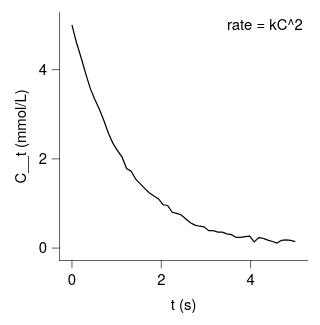

Write the Vega-Lite specification saved for this chart.
### Vega-Lite specification from a JSON file in a GitHub repository (floating-point values rounded to 4 significant figures)
{"background": null, "config": {"arc": {"fill": "#DBDBDB", "fillOpacity": 1.0, "innerRadius": 25.0, "padAngle": 0.03, "stroke": "black", "strokeOpacity": 1, "strokeWidth": 0.25}, "area": {"fill": "#DBDBDB", "fillOpacity": 1.0, "stroke": "black", "strokeOpacity": 1, "strokeWidth": 0.25}, "axis": {"domain": true, "domainCap": "round", "domainColor": "black", "domainWidth": 0.25, "grid": false, "gridCap": "round", "gridColor": "#F1F1F1", "gridDash": [0, 0], "gridOpacity": 1.0, "gridWidth": 0.25, "labelColor": "black", "labelFont": "Helvetica Neue, HelveticaNeue, Helvetica, Arial, sans-serif", "labelFontSize": 6, "labelFontStyle": "normal", "labelFontWeight": 400, "offset": 0, "ticks": true, "tickCap": "round", "tickColor": "black", "tickRound": false, "tickSize": 3.0, "tickWidth": 0.25, "titleColor": "black", "titleFont": "Helvetica Neue, HelveticaNeue, Helvetica, Arial, sans-serif", "titleFontSize": 6, "titleFontStyle": "normal", "titleFontWeight": 400}, "axisX": {"domain": true, "labelAlign": "center", "labelAngle": 0, "labels": true, "ticks": true, "translate": 0}, "axisY": {"domain": true, "labelAlign": "right", "labelAngle": 0, "labels": true, "ticks": true, "translate": 0}, "axisRight": {"domain": true, "labelAlign": "left", "labelAngle": 0, "labels": true, "ticks": true, "translate": 0}, "axisTop": {"domain": true, "labelAlign": "center", "labelAngle": 0, "labels": true, "ticks": true, "translate": 0}, "axisBand": {"tickOffset": 0}, "bar": {"fill": "#DBDBDB", "fillOpacity": 1.0, "stroke": "black", "strokeOpacity": 1, "strokeWidth": 0.25}, "boxplot": {"size": 9.0, "ticks": {"cornerRadius": 0.25, "fill": "black", "opacity": 1, "size": 4.5, "thickness": 0.25}, "box": {"fillOpacity": 1.0, "stroke": "black", "strokeOpacity": 1, "strokeWidth": 0.25}, "median": {"cornerRadius": 0, "fill": "black", "fillOpacity": 1.0, "opacity": 1, "size": 9.0, "thickness": 0.25}, "rule": {"fill": "black", "fillOpacity": 1.0, "size": 10.0, "stroke": "black", "strokeDash": [0, 0], "strokeOpacity": 1, "strokeWidth": 0.25}, "outliers": {"color": "black", "fill": "black", "fillOpacity": 1.0, "size": 0, "stroke": "black", "strokeOpacity": 1, "strokeWidth": 0.25}}, "circle": {"fill": "black", "fillOpacity": 1.0, "size": 1.25, "stroke": null, "strokeOpacity": 1, "strokeWidth": 0.25}, "errorband": {"band": {"fillOpacity": 0.6, "stroke": null, "strokeWidth": 0.25, "strokeOpacity": 1}, "borders": {"opacity": 0, "strokeOpacity": 1, "strokeWidth": 0.25}}, "errorbar": {"opacity": 1, "rule": {"strokeDash": [0, 0], "strokeWidth": 0.25}, "ticks": {"color": "black", "cornerRadius": 0.125, "opacity": 1, "size": 6.0, "thickness": 0.25}, "thickness": 0.25}, "font": "Helvetica Neue, HelveticaNeue, Helvetica, Arial, sans-serif", "geoshape": {"fill": "#DBDBDB", "fillOpacity": 1.0, "stroke": "black", "strokeOpacity": 1, "strokeWidth": 0.25}, "header": {"labelColor": "black", "labelFont": "Helvetica Neue, HelveticaNeue, Helvetica, Arial, sans-serif", "labelFontSize": 6, "labelFontStyle": "normal", "labelFontWeight": 400, "titleColor": "black", "titleFont": "Helvetica Neue, HelveticaNeue, Helvetica, Arial, sans-serif", "titleFontSize": 6, "titleFontStyle": "normal", "titleFontWeight": 400, "titlePadding": 0}, "legend": {"disable": false, "offset": 4.5, "titlePadding": 4, "labelOffset": 2, "gradientLabelOffset": 2, "columnPadding": 4, "rowPadding": 2, "gradientThickness": 5, "gradientOpacity": 1.0, "gradientStrokeColor": "black", "gradientStrokeWidth": 0.25, "labelColor": "black", "labelFont": "Helvetica Neue, HelveticaNeue, Helvetica, Arial, sans-serif", "labelFontSize": 6, "labelFontStyle": "normal", "labelFontWeight": 400, "strokeColor": "black", "strokeWidth": 0, "symbolSize": 36, "symbolStrokeColor": "black", "symbolStrokeWidth": 0.25, "titleColor": "black", "titleFont": "Helvetica Neue, HelveticaNeue, Helvetica, Arial, sans-serif", "titleFontSize": 6, "titleFontStyle": "normal", "titleFontWeight": 400}, "line": {"color": "black", "stroke": "black", "strokeCap": "butt", "strokeDash": [0, 0], "strokeOpacity": 1, "strokeWidth": 0.5}, "point": {"filled": true, "fill": "#DBDBDB", "fillOpacity": 1.0, "size": 5.0, "stroke": "black", "strokeOpacity": 1, "strokeWidth": 0.25}, "range": {"category": ["#9D9D9D", "#28287D", "#004225", "#47266F", "#00605D", "#DBDBDB", "#7983C1", "#6E927B", "#937FB4", "#699A97"], "diverging": {"scheme": ["#4F4265", "#6A5C82", "#85789D", "#A196B7", "#BDB5CE", "#D8D6DD", "#F6F6F6", "#CED8D7", "#9DBFBD", "#75A3A0", "#518683", "#326967", "#164D4B"]}, "heatmap": {"scheme": ["#440154", "#472270", "#433E82", "#38598C", "#2C728E", "#238A8D", "#24A086", "#39B578", "#5DC862", "#96D646", "#CAE02D", "#FDE724"]}, "ordinal": {"scheme": ["#F1F1F1", "#DBDBDB", "#C6C6C6", "#B2B2B2", "#9D9D9D", "#898989", "#767676", "#636363", "#515151", "#404040", "#2F2F2F", "#1F1F1F"]}, "ramp": {"scheme": ["#440154", "#472270", "#433E82", "#38598C", "#2C728E", "#238A8D", "#24A086", "#39B578", "#5DC862", "#96D646", "#CAE02D", "#FDE724"]}}, "rule": {"color": "black", "stroke": "black", "strokeCap": "round", "strokeDash": [2, 2], "strokeOpacity": 1, "strokeWidth": 0.25}, "scale": {"barBandPaddingInner": 0.1, "rectBandPaddingInner": 0, "tickBandPaddingInner": 0.1, "bandPaddingOuter": 0.1, "bandWithNestedOffsetPaddingInner": 0.2, "bandWithNestedOffsetPaddingOuter": 0.2, "offsetBandPaddingInner": 0, "offsetBandPaddingOuter": 0, "continuousPadding": 5.0, "round": false}, "rect": {"fill": "#DBDBDB", "fillOpacity": 1.0, "stroke": "black", "strokeOpacity": 1, "strokeWidth": 0.25}, "square": {"fill": "#DBDBDB", "fillOpacity": 1.0, "size": 10.0, "stroke": "black", "strokeOpacity": 1, "strokeWidth": 0.25}, "text": {"color": "black", "font": "Helvetica Neue, HelveticaNeue, Helvetica, Arial, sans-serif", "fontSize": 6, "fontStyle": "normal", "fontWeight": 400}, "tick": {"color": "black", "cornerRadius": 0.125, "opacity": 1.0, "size": 9.0, "thickness": 0.25}, "title": {"anchor": "middle", "frame": "group", "color": "black", "font": "Helvetica Neue, HelveticaNeue, Helvetica, Arial, sans-serif", "fontSize": 6, "fontStyle": "normal", "fontWeight": 400, "subtitleColor": "black", "subtitleFont": "Helvetica Neue, HelveticaNeue, Helvetica, Arial, sans-serif", "subtitleFontSize": 6, "subtitleFontStyle": "normal", "subtitleFontWeight": 400}, "trail": {"color": "black", "opacity": 1, "size": 0.5}, "view": {"continuousWidth": 100, "continuousHeight": 100, "discreteWidth": 100, "discreteHeight": 100, "fill": null, "stroke": null, "strokeWidth": 0.25}}, "layer": [{"data": {"name": "data-d9e1c29cdd3676be447278dfe7262d7e"}, "mark": {"type": "line"}, "encoding": {"x": {"field": "t", "title": "t (s)", "type": "quantitative", "scale": {"nice": false}}, "y": {"field": "C", "title": "C__t (mmol/L)", "type": "quantitative", "scale": {"nice": false}}}}, {"data": {"values": [{"__dysonsphere__": 1}]}, "mark": {"type": "text", "align": "right", "angle": 0, "baseline": "top", "dx": 0, "dy": 0, "opacity": 1.0}, "encoding": {"text": {"value": "rate = kC^2"}, "x": {"value": 98}, "y": {"value": 2}}}], "$schema": "https://vega.github.io/schema/vega-lite/v6.4.1.json", "datasets": {"data-d9e1c29cdd3676be447278dfe7262d7e": [{"t": 0.0, "C": 5.005}, {"t": 0.102, "C": 4.603}, {"t": 0.2041, "C": 4.272}, {"t": 0.3061, "C": 3.918}, {"t": 0.4082, "C": 3.586}, {"t": 0.5102, "C": 3.339}, {"t": 0.6122, "C": 3.116}, {"t": 0.7143, "C": 2.861}, {"t": 0.8163, "C": 2.574}, {"t": 0.9184, "C": 2.348}, {"t": 1.02, "C": 2.185}, {"t": 1.122, "C": 2.039}, {"t": 1.224, "C": 1.784}, {"t": 1.327, "C": 1.721}, {"t": 1.429, "C": 1.545}, {"t": 1.531, "C": 1.44}, {"t": 1.633, "C": 1.333}, {"t": 1.735, "C": 1.236}, {"t": 1.837, "C": 1.167}, {"t": 1.939, "C": 1.102}, {"t": 2.041, "C": 0.9719}, {"t": 2.143, "C": 0.9551}, {"t": 2.245, "C": 0.8033}, {"t": 2.347, "C": 0.7789}, {"t": 2.449, "C": 0.741}, {"t": 2.551, "C": 0.6534}, {"t": 2.653, "C": 0.569}, {"t": 2.755, "C": 0.5149}, {"t": 2.857, "C": 0.4902}, {"t": 2.959, "C": 0.4775}, {"t": 3.061, "C": 0.3915}, {"t": 3.163, "C": 0.3897}, {"t": 3.265, "C": 0.3605}, {"t": 3.367, "C": 0.3597}, {"t": 3.469, "C": 0.3202}, {"t": 3.571, "C": 0.3014}, {"t": 3.673, "C": 0.2385}, {"t": 3.776, "C": 0.2387}, {"t": 3.878, "C": 0.2561}, {"t": 3.98, "C": 0.2669}, {"t": 4.082, "C": 0.1406}, {"t": 4.184, "C": 0.2365}, {"t": 4.286, "C": 0.216}, {"t": 4.388, "C": 0.1807}, {"t": 4.49, "C": 0.1483}, {"t": 4.592, "C": 0.1144}, {"t": 4.694, "C": 0.1753}, {"t": 4.796, "C": 0.1862}, {"t": 4.898, "C": 0.1714}, {"t": 5.0, "C": 0.1442}]}}
